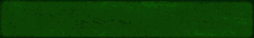
#> input picture scummvm/audio/softsynth/mt32/images/lcd_bg.bmp, 254 x 38 px
$ python fix_magenta_mask.py ../scummvm/audio/softsynth/mt32/images/lcd_bg.bmp
#> lines starting #> are read from the running program, lines starting #| are printed output that depends on the picture
#> in clean, img is the input picture: PIL image 254x38 P; mean R, G, B 11.4, 64.4, 4
#> in clean, `alpha = a[:, :, 3]`: alpha: shape (38, 254) int64; every value is 255
#!/usr/bin/env python3
"""Entfernt die Magenta-Maske aus HD-Objekt-Assets.

Hintergrund: Die Upscale-Pipeline fuellt maskierte (transparente) Pixel mit Magenta
(ca. 230,0,200) statt sie auf Alpha 0 zu setzen. Dadurch entsteht ein lila Rand/Halo
um Objekte, sichtbar z.B. an der Verb-Muenze (0003_system-cursor-icon_*).

Der Filter ist absichtlich weich: Pixel mit Magenta-Anteil werden anteilig
transparent, damit der weichgezeichnete Halo nicht als harte Kante stehen bleibt.

Aufruf:
    python3 fix_magenta_mask.py --dry-run  <dateien...>   # nur messen
    python3 fix_magenta_mask.py --apply    <dateien...>   # schreiben
Originale werden nicht geloescht; vorher Sicherung anlegen.
"""
import argparse
import os
import shutil
import sys
import time

import numpy as np
from PIL import Image

# Magenta-Maske der Pipeline: r und b hoch, g praktisch 0.
G_MIN = 80      # ab diesem Gruen-Anteil gilt ein Pixel nicht mehr als Magenta
R_MIN = 150
B_MIN = 130


def magenta_amount(rgb):
    """Wie stark ein Pixel Magenta ist: min(r,b) - g, begrenzt auf 0..255."""
    r, g, b = rgb[:, :, 0].astype(int), rgb[:, :, 1].astype(int), rgb[:, :, 2].astype(int)
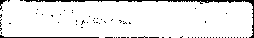
#> r: shape (38, 254) int64; values 4 (black) and 12 (white), 92.6% white; black in thin lines or dots
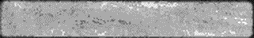
#> g: shape (38, 254) int64; min 26, max 86, mean 64.4; drawn with min black and max white
#> b: shape (38, 254) int64; every value is 4
    amt = np.minimum(r, b) - g
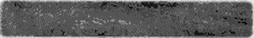
#> amt: shape (38, 254) int64; min -82, max -22, mean -60.4; drawn with min black and max white
    return np.clip(amt, 0, 255)
#> returned value: shape (38, 254) int64; every value is 0


def clean(path, apply_changes):
    img = Image.open(path)
    if img.mode != "RGBA":
        img = img.convert("RGBA")
    a = np.asarray(img).astype(int)
    alpha = a[:, :, 3]
    amt = magenta_amount(a)

    # Zwei Kriterien: (1) sattes Masken-Magenta, (2) Magenta-Ton in den weichen
    # Upscaler-Raendern (rot UND blau deutlich ueber gruen, z.B. 200/150/190).
    # Gold/Braun der Spielfiguren hat blau < gruen und wird nicht getroffen.
    is_magenta = ((a[:, :, 0] > R_MIN) & (a[:, :, 2] > B_MIN) & (a[:, :, 1] < G_MIN)) | \
                 ((a[:, :, 0] > a[:, :, 1] + 40) & (a[:, :, 2] > a[:, :, 1] + 40))
#> is_magenta: shape (38, 254) bool; every value is 0
    rep = {
        "file": os.path.basename(path),
        "size": img.size,
        "opaque_before": int((alpha > 128).sum()),
        "magenta_pixels": int(is_magenta.sum()),
        "magenta_opaque": int((is_magenta & (alpha > 128)).sum()),
    }

    if rep["magenta_opaque"] == 0 and rep["magenta_pixels"] == 0:
        rep["status"] = "sauber"
        return rep

    # Anteilige Transparenz: 0 Magenta -> volle Deckkraft, 255 Magenta -> voll transparent.
    factor = np.clip((255.0 - amt) / 255.0, 0.0, 1.0) ** 2
    new_alpha = np.clip(alpha * factor, 0, 255).astype(np.uint8)
    changed = int((new_alpha != alpha).sum())
    rep["pixel_geaendert"] = changed
    rep["opaque_after"] = int((new_alpha > 128).sum())

    if apply_changes:
        out = np.dstack([a[:, :, 0].astype(np.uint8), a[:, :, 1].astype(np.uint8),
                         a[:, :, 2].astype(np.uint8), new_alpha])
        Image.fromarray(out, "RGBA").save(path)
        rep["status"] = "geschrieben"
    else:
        rep["status"] = "dry-run"
    return rep


def main():
    ap = argparse.ArgumentParser()
    ap.add_argument("files", nargs="+")
    ap.add_argument("--apply", action="store_true", help="Aenderungen schreiben")
    ap.add_argument("--backup-dir", default=None, help="Zielordner fuer Sicherungskopien")
    args = ap.parse_args()

    if args.apply and args.backup_dir:
        os.makedirs(args.backup_dir, exist_ok=True)
        for p in args.files:
            shutil.copy2(p, os.path.join(args.backup_dir, os.path.basename(p)))
        print("Sicherung nach", args.backup_dir)

    for p in args.files:
        rep = clean(p, args.apply)
#> rep = {'file': 'lcd_bg.bmp', 'size': (254, 38), 'opaque_before': 9652, 'magenta_pixels': 0, 'magenta_opaque': 0, 'status': 'sauber'}
        print(" ".join("%s=%s" % (k, v) for k, v in rep.items()))
#| file=lcd_bg.bmp size=(254, 38) opaque_before=9652 magenta_pixels=0 magenta_opaque=0 status=sauber


if __name__ == "__main__":
    main()
